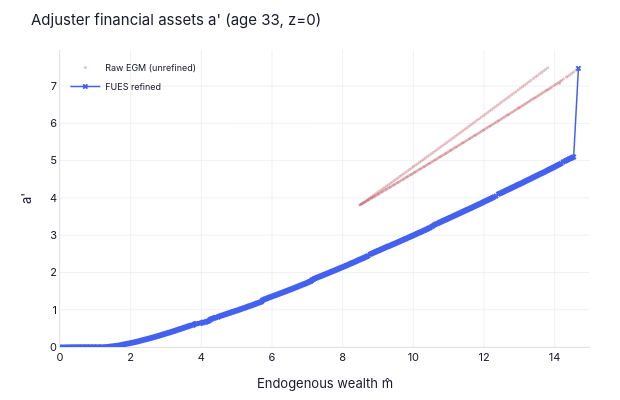
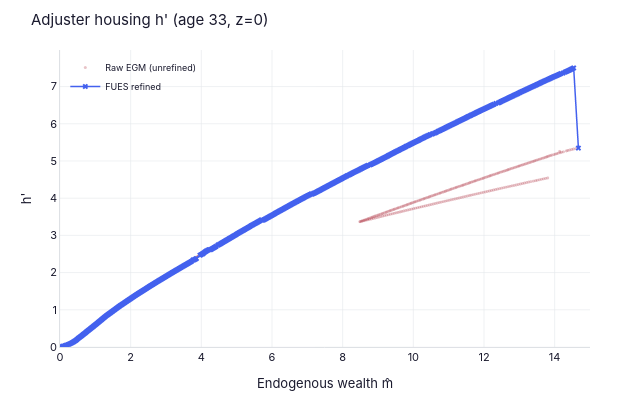
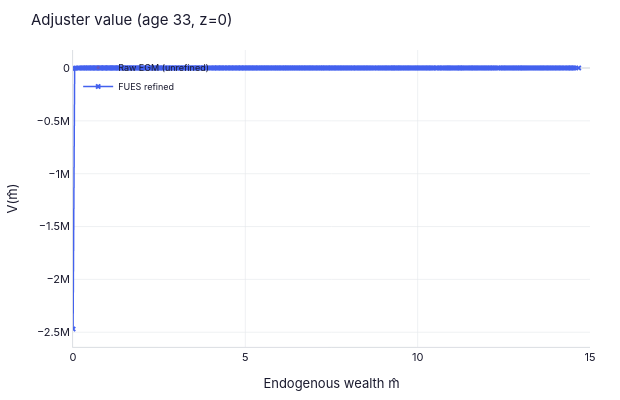

Notebook source saved alongside these figures, in order:
### Markdown cell above
Interactive versions of the EGM grid (zoom/pan to inspect dense crossing regions). Requires Plotly; skipped gracefully in static environments.

### Code cell
# ── Interactive plotly (zoom/pan to inspect dense crossings) ──
try:
    from examples.durables.outputs import nb_plot_adjuster_egm_interactive
    fig_a, fig_h, fig_v = nb_plot_adjuster_egm_interactive(
        results['FUES']['nest'], results['FUES']['grids'], plot_t=33)
    fig_a.show()
    fig_h.show()
    fig_v.show()
except Exception as e:
    print(f'Interactive plots skipped: {e}')

### Figure 1 — Plotly figure (JSON) as saved in the notebook; plotly's stock layout.template omitted (floating-point values rounded to 4 significant figures; data arrays with more than 128 entries replaced by an {"elided": "..."} marker saying what was removed)
{"data": [{"marker": {"color": "#b23a48", "opacity": 0.3, "size": 3}, "mode": "markers", "name": "Raw EGM (unrefined)", "type": "scattergl", "x": {"elided": "878 float values"}, "y": {"elided": "878 float values"}}, {"line": {"color": "#4361ee", "width": 1.5}, "marker": {"color": "#4361ee", "size": 5, "symbol": "x"}, "mode": "lines+markers", "name": "FUES refined", "type": "scattergl", "x": {"elided": "596 float values"}, "y": {"elided": "596 float values"}}], "layout": {"dragmode": "zoom", "font": {"color": "#1a1a2e", "family": "Inter, Helvetica Neue, Arial, sans-serif", "size": 11}, "height": 400, "legend": {"bgcolor": "rgba(0,0,0,0)", "borderwidth": 0, "font": {"size": 9}, "x": 0.01, "y": 0.99}, "margin": {"b": 40, "l": 60, "r": 30, "t": 50}, "paper_bgcolor": "#ffffff", "plot_bgcolor": "#ffffff", "title": {"text": "Adjuster financial assets a' (age 33, z=0)"}, "width": 620, "xaxis": {"gridcolor": "#e5e7eb", "gridwidth": 0.6, "linecolor": "#d1d5db", "linewidth": 0.8, "range": [0, 15], "tickfont": {"color": "#1a1a2e"}, "title": {"font": {"color": "#1a1a2e"}, "text": "Endogenous wealth m̂"}, "zerolinecolor": "#e5e7eb"}, "yaxis": {"gridcolor": "#e5e7eb", "gridwidth": 0.6, "linecolor": "#d1d5db", "linewidth": 0.8, "rangemode": "tozero", "tickfont": {"color": "#1a1a2e"}, "title": {"font": {"color": "#1a1a2e"}, "text": "a'"}, "zerolinecolor": "#e5e7eb"}}}

### Figure 2 — Plotly figure (JSON) as saved in the notebook; plotly's stock layout.template omitted (floating-point values rounded to 4 significant figures; data arrays with more than 128 entries replaced by an {"elided": "..."} marker saying what was removed)
{"data": [{"marker": {"color": "#b23a48", "opacity": 0.3, "size": 3}, "mode": "markers", "name": "Raw EGM (unrefined)", "type": "scattergl", "x": {"elided": "878 float values"}, "y": {"elided": "878 float values"}}, {"line": {"color": "#4361ee", "width": 1.5}, "marker": {"color": "#4361ee", "size": 5, "symbol": "x"}, "mode": "lines+markers", "name": "FUES refined", "type": "scattergl", "x": {"elided": "596 float values"}, "y": {"elided": "596 float values"}}], "layout": {"dragmode": "zoom", "font": {"color": "#1a1a2e", "family": "Inter, Helvetica Neue, Arial, sans-serif", "size": 11}, "height": 400, "legend": {"bgcolor": "rgba(0,0,0,0)", "borderwidth": 0, "font": {"size": 9}, "x": 0.01, "y": 0.99}, "margin": {"b": 40, "l": 60, "r": 30, "t": 50}, "paper_bgcolor": "#ffffff", "plot_bgcolor": "#ffffff", "title": {"text": "Adjuster housing h' (age 33, z=0)"}, "width": 620, "xaxis": {"gridcolor": "#e5e7eb", "gridwidth": 0.6, "linecolor": "#d1d5db", "linewidth": 0.8, "range": [0, 15], "tickfont": {"color": "#1a1a2e"}, "title": {"font": {"color": "#1a1a2e"}, "text": "Endogenous wealth m̂"}, "zerolinecolor": "#e5e7eb"}, "yaxis": {"gridcolor": "#e5e7eb", "gridwidth": 0.6, "linecolor": "#d1d5db", "linewidth": 0.8, "rangemode": "tozero", "tickfont": {"color": "#1a1a2e"}, "title": {"font": {"color": "#1a1a2e"}, "text": "h'"}, "zerolinecolor": "#e5e7eb"}}}

### Figure 3 — Plotly figure (JSON) as saved in the notebook; plotly's stock layout.template omitted (floating-point values rounded to 4 significant figures; data arrays with more than 128 entries replaced by an {"elided": "..."} marker saying what was removed)
{"data": [{"marker": {"color": "#b23a48", "opacity": 0.3, "size": 3}, "mode": "markers", "name": "Raw EGM (unrefined)", "type": "scattergl", "x": {"elided": "878 float values"}, "y": {"elided": "878 float values"}}, {"line": {"color": "#4361ee", "width": 1.5}, "marker": {"color": "#4361ee", "size": 5, "symbol": "x"}, "mode": "lines+markers", "name": "FUES refined", "type": "scattergl", "x": {"elided": "596 float values"}, "y": {"elided": "596 float values"}}], "layout": {"dragmode": "zoom", "font": {"color": "#1a1a2e", "family": "Inter, Helvetica Neue, Arial, sans-serif", "size": 11}, "height": 400, "legend": {"bgcolor": "rgba(0,0,0,0)", "borderwidth": 0, "font": {"size": 9}, "x": 0.01, "y": 0.99}, "margin": {"b": 40, "l": 60, "r": 30, "t": 50}, "paper_bgcolor": "#ffffff", "plot_bgcolor": "#ffffff", "title": {"text": "Adjuster value (age 33, z=0)"}, "width": 620, "xaxis": {"gridcolor": "#e5e7eb", "gridwidth": 0.6, "linecolor": "#d1d5db", "linewidth": 0.8, "range": [0, 15], "tickfont": {"color": "#1a1a2e"}, "title": {"font": {"color": "#1a1a2e"}, "text": "Endogenous wealth m̂"}, "zerolinecolor": "#e5e7eb"}, "yaxis": {"gridcolor": "#e5e7eb", "gridwidth": 0.6, "linecolor": "#d1d5db", "linewidth": 0.8, "rangemode": "normal", "tickfont": {"color": "#1a1a2e"}, "title": {"font": {"color": "#1a1a2e"}, "text": "V(m̂)"}, "zerolinecolor": "#e5e7eb"}}}
